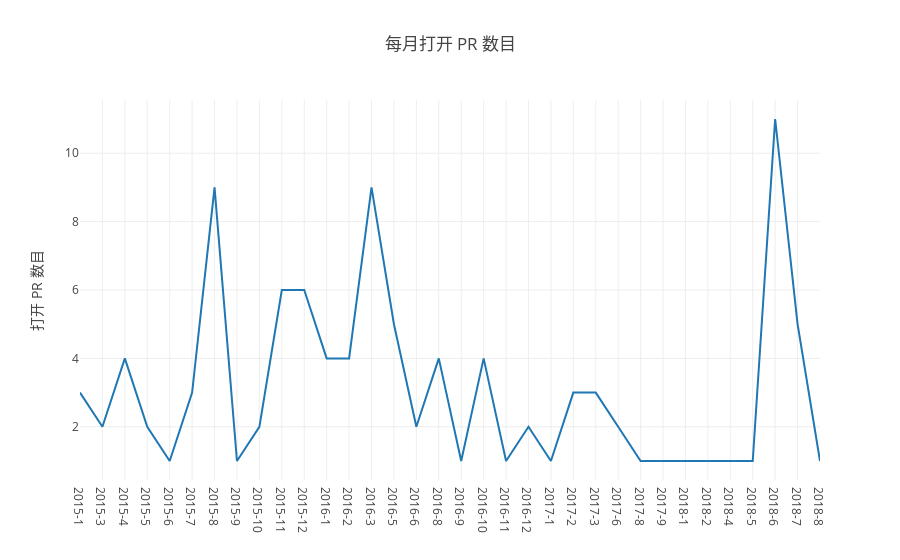

Here is the notebook cell this chart was saved with:
### Code cell
// 3.1 每月打开 PR 数
Promise.all(years.map(y => {
    var q = `
    select time, open_PRs
    from 
    (select count(issue_id) as open_PRs,
    concat(toString(toYear(created_date)),'-',toString(toMonth(created_date))) as time
    from github_log.year${y} 
    where repo_id=${my_repo_id} and type = 'PullRequestEvent' and action in('opened','reopened')
    group by toYear(created_date),toMonth(created_date)
    order by toYear(created_date),toMonth(created_date))
    `
    return openDigger.driver.clickhouse.query(q);
})).then(data => {
   //console.log(data)
    var open_PRs = [], time = [], table = [];
    data.forEach(y_info=>{
        //console.log("11: ",y_info)
        y_info.forEach(m_info=>{
            table.push({'时间':m_info.time, '每月打开 PR 数目':parseInt(m_info.open_PRs)});
            open_PRs.push(m_info.open_PRs);
            time.push(m_info.time)
        })
    }
    )
    console.table(table);
    openDigger.render.plotly([
        {x: time, y: open_PRs, mode:'scatter', name:'打开PR'}, 
    ], {
        title: '每月打开 PR 数目',
        yaxis: { title: '打开 PR 数目'},
        xaxis: {type: 'category'}
    });
});

### Figure 1 — Plotly figure (JSON) as saved in the notebook; plotly's stock layout.template omitted (floating-point values rounded to 4 significant figures)
{"data": [{"mode": "scatter", "name": "打开PR", "x": ["2015-1", "2015-3", "2015-4", "2015-5", "2015-6", "2015-7", "2015-8", "2015-9", "2015-10", "2015-11", "2015-12", "2016-1", "2016-2", "2016-3", "2016-5", "2016-6", "2016-8", "2016-9", "2016-10", "2016-11", "2016-12", "2017-1", "2017-2", "2017-3", "2017-6", "2017-8", "2017-9", "2018-1", "2018-2", "2018-4", "2018-5", "2018-6", "2018-7", "2018-8"], "y": ["3", "2", "4", "2", "1", "3", "9", "1", "2", "6", "6", "4", "4", "9", "5", "2", "4", "1", "4", "1", "2", "1", "3", "3", "2", "1", "1", "1", "1", "1", "1", "11", "5", "1"]}], "layout": {"autosize": true, "title": {"text": "每月打开 PR 数目"}, "xaxis": {"autorange": true, "range": [0, 33], "type": "category"}, "yaxis": {"autorange": true, "range": [0.4444, 11.56], "title": {"text": "打开 PR 数目"}, "type": "linear"}}}
